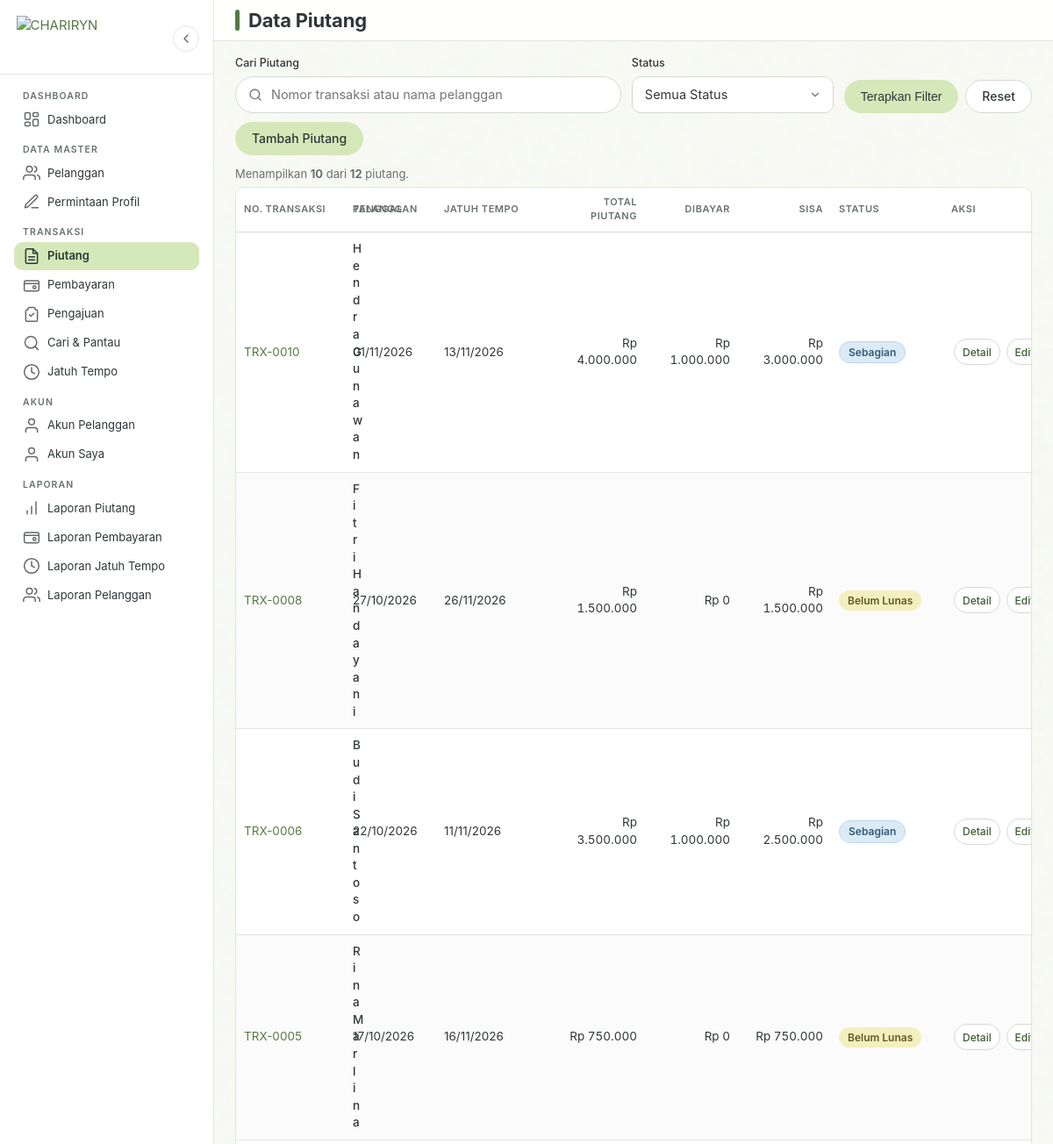
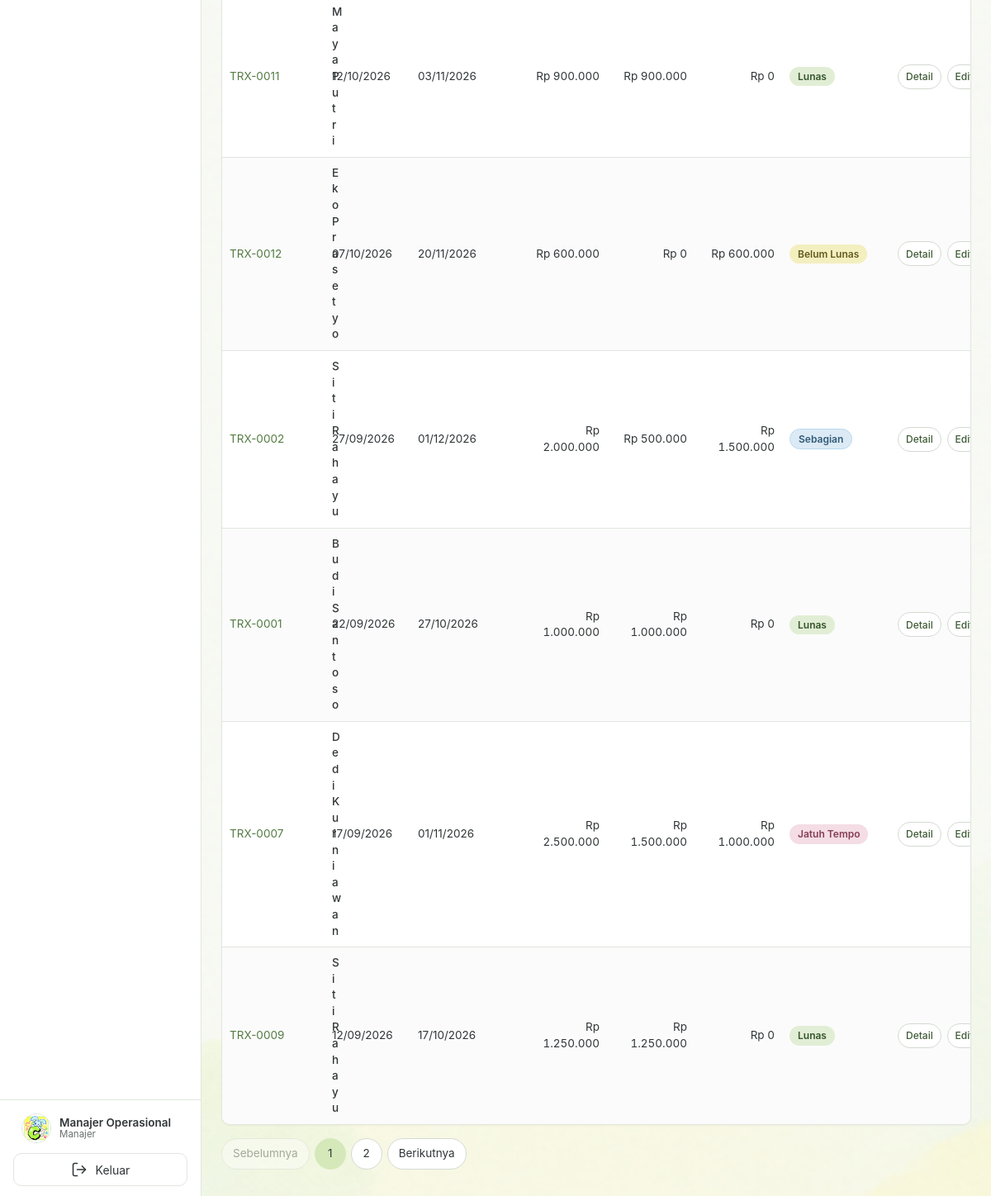
/piutang/index.php (signed in), run on the app's committed database (2 pictures, top to bottom).
### tables this page shows
CREATE TABLE IF NOT EXISTS users (
    id_user INT UNSIGNED NOT NULL AUTO_INCREMENT,
    id_pelanggan INT UNSIGNED NULL,
    username VARCHAR(50) NOT NULL,
    password VARCHAR(255) NOT NULL,
    nama VARCHAR(100) NOT NULL,
    role ENUM('pemilik', 'manajer', 'pelanggan') NOT NULL DEFAULT 'manajer',
    status ENUM('belum aktif', 'aktif', 'nonaktif') NOT NULL DEFAULT 'belum aktif',
    token_aktivasi VARCHAR(64) NULL,
    token_aktivasi_berakhir DATETIME NULL,
    created_at DATETIME NOT NULL DEFAULT CURRENT_TIMESTAMP,
    updated_at DATETIME NOT NULL DEFAULT CURRENT_TIMESTAMP ON UPDATE CURRENT_TIMESTAMP,
    PRIMARY KEY (id_user),
    UNIQUE KEY uq_users_username (username),
    UNIQUE KEY uq_users_pelanggan (id_pelanggan),
    KEY idx_users_role_status (role, status),
    CONSTRAINT fk_users_pelanggan
        FOREIGN KEY (id_pelanggan) REFERENCES pelanggan (id_pelanggan)
        ON DELETE CASCADE ON UPDATE CASCADE
);

CREATE TABLE IF NOT EXISTS piutang (
    id_piutang INT UNSIGNED NOT NULL AUTO_INCREMENT,
    id_pelanggan INT UNSIGNED NOT NULL,
    no_transaksi VARCHAR(30) NOT NULL,
    tanggal_transaksi DATE NOT NULL,
    total_piutang DECIMAL(15,2) NOT NULL,
    jumlah_dibayar DECIMAL(15,2) NOT NULL DEFAULT 0.00,
    sisa_piutang DECIMAL(15,2) NOT NULL,
    jatuh_tempo DATE NOT NULL,
    status ENUM('Belum Lunas', 'Sebagian', 'Lunas', 'Jatuh Tempo') NOT NULL DEFAULT 'Belum Lunas',
    keterangan TEXT NULL,
    created_at DATETIME NOT NULL DEFAULT CURRENT_TIMESTAMP,
    updated_at DATETIME NOT NULL DEFAULT CURRENT_TIMESTAMP ON UPDATE CURRENT_TIMESTAMP,
    PRIMARY KEY (id_piutang),
    UNIQUE KEY uq_piutang_no_transaksi (no_transaksi),
    KEY idx_piutang_pelanggan (id_pelanggan),
    KEY idx_piutang_tanggal (tanggal_transaksi),
    KEY idx_piutang_jatuh_tempo (jatuh_tempo),
    KEY idx_piutang_status (status),
    KEY idx_piutang_status_tempo (status, jatuh_tempo),
    CONSTRAINT fk_piutang_pelanggan
        FOREIGN KEY (id_pelanggan) REFERENCES pelanggan (id_pelanggan)
        ON DELETE RESTRICT ON UPDATE CASCADE
);

CREATE TABLE IF NOT EXISTS pelanggan (
    id_pelanggan INT UNSIGNED NOT NULL AUTO_INCREMENT,
    kode_pelanggan VARCHAR(20) NOT NULL,
    nama_pelanggan VARCHAR(100) NOT NULL,
    alamat TEXT NULL,
    no_hp VARCHAR(20) NULL,
    email VARCHAR(100) NULL,
    status ENUM('aktif', 'nonaktif') NOT NULL DEFAULT 'aktif',
    created_at DATETIME NOT NULL DEFAULT CURRENT_TIMESTAMP,
    updated_at DATETIME NOT NULL DEFAULT CURRENT_TIMESTAMP ON UPDATE CURRENT_TIMESTAMP,
    PRIMARY KEY (id_pelanggan),
    UNIQUE KEY uq_pelanggan_kode (kode_pelanggan),
    KEY idx_pelanggan_nama (nama_pelanggan),
    KEY idx_pelanggan_status (status)
);

### piutang/index.php (the view, shortened to what the rows shown need)
<?php
requireManajer();
require_once BASE_PATH . '/includes/kepala.php';
$pdo = koneksiDatabase();
$cari = bersihkan($_GET['cari'] ?? '');
$status = bersihkan($_GET['status'] ?? '');
$halaman = max(1, (int) bersihkan($_GET['halaman'] ?? 1));
$perHalaman = 10;
$hasil = PiutangService::ambilSemua($pdo, $cari, $status, $halaman, $perHalaman);
$daftar = $hasil['data'];
?>
<div class="table-wrapper">
    <table class="tabel">
        <thead>
            <tr>
                <th class="col-kode">No. Transaksi</th>
                <th class="col-tanggal">Tanggal</th>
                <th class="col-tempo">Jatuh Tempo</th>
                <th class="angka col-angka">Total Piutang</th>
                <th class="angka col-angka">Dibayar</th>
                <th class="angka col-angka">Sisa</th>
                <th class="col-status">Status</th>
                <th class="tabel-aksi col-aksi">Aksi</th>
            </tr>
        </thead>
        <tbody>
            <?php if ($daftar === []): ?>
                <tr>
                    <td colspan="9">
                        <div class="keadaan-kosong">
                            <img class="doodle-empty" src="<?= BASE_URL ?>assets/img/doodles/nature/doodle-rainbow-clouds.png" alt="" aria-hidden="true" width="64" height="64">
                            <h3>Belum Ada Data</h3>
                            <p><?= $cari !== '' || $status !== '' ? 'Tidak ada piutang yang sesuai dengan filter.' : 'Belum ada piutang yang tercatat.' ?></p>
                            <a class="btn btn-primer" href="<?= BASE_URL ?>piutang/tambah.php" data-modal data-judul="Catat Piutang">Tambah Piutang</a>
                        </div>
                    </td>
                </tr>
            <?php else: ?>
                <?php foreach ($daftar as $baris): ?>
                    <tr>
                        <td><a href="<?= BASE_URL ?>piutang/detail.php?id=<?= (int) $baris['id_piutang'] ?>" data-modal data-judul="Histori Piutang <?= e($baris['no_transaksi']) ?>"><?= e($baris['no_transaksi']) ?></a></td>
                        <td class="tabel-nama"><?= e($baris['nama_pelanggan']) ?></td>
                        <td><?= e(formatTanggalIndonesia((string) $baris['tanggal_transaksi'])) ?></td>
                        <td><?= e(formatTanggalIndonesia((string) $baris['jatuh_tempo'])) ?></td>
                        <td class="angka"><?= e(formatRupiah($baris['total_piutang'])) ?></td>
                        <td class="angka"><?= e(formatRupiah($baris['jumlah_dibayar'])) ?></td>
                        <td class="angka"><?= e(formatRupiah($baris['sisa_piutang'])) ?></td>
                        <td><?= badgeStatus((string) $baris['status']) ?></td>
                        <td class="tabel-aksi">
                            <a href="<?= BASE_URL ?>piutang/detail.php?id=<?= (int) $baris['id_piutang'] ?>" data-modal data-judul="Histori Piutang <?= e($baris['no_transaksi']) ?>">Detail</a>
                            <a href="<?= BASE_URL ?>piutang/edit.php?id=<?= (int) $baris['id_piutang'] ?>" data-modal data-judul="Edit <?= e($baris['no_transaksi']) ?>">Edit</a>
                        </td>
                    </tr>
                <?php endforeach; ?>
            <?php endif; ?>
        </tbody>
    </table>
</div>
<?php require_once BASE_PATH . '/includes/footer.php'; ?>

### includes/sidebar.php (shortened to what the rows shown need)
<?php
$peran_sidebar = roleUser();
?>
<aside class="sidebar" id="sidebar">
<?php
$nama_profil = (string) (userSaatIni()['nama'] ?? 'Pengguna');
$label_role_profil = labelRole($peran_sidebar);
?>
    <div class="sidebar-kaki">
        <div class="profil-ringkas">
            <div class="profil-info">
                <span class="nama-user"><?= e($nama_profil) ?></span>
                <span class="role-user"><?= e($label_role_profil) ?></span>
            </div>
        </div>
    </div>
</aside>

### helpers/piutang.php (shortened to what the rows shown need)
<?php
function badgeStatus(string $status): string
{
    $kelas = match ($status) {
        'Lunas' => 'badge-lunas',
        'Sebagian' => 'badge-sebagian',
        'Jatuh Tempo' => 'badge-jatuh-tempo',
        default => 'badge-belum-lunas',
    };
    return '<span class="badge ' . $kelas . '">' . e($status) . '</span>';
}

### data on the page
users: nama "Manajer Operasional"
piutang: no_transaksi "TRX-0010", id_pelanggan.nama_pelanggan "Hendra Gunawan", tanggal_transaksi "01/11/2026", jatuh_tempo "13/11/2026", total_piutang "Rp 4.000.000", jumlah_dibayar "Rp 1.000.000", sisa_piutang "Rp 3.000.000", status "Sebagian"
piutang: no_transaksi "TRX-0008", id_pelanggan.nama_pelanggan "Fitri Handayani", tanggal_transaksi "27/10/2026", jatuh_tempo "26/11/2026", total_piutang "Rp 1.500.000", jumlah_dibayar "Rp 0", sisa_piutang "Rp 1.500.000", status "Belum Lunas"
piutang: no_transaksi "TRX-0006", id_pelanggan.nama_pelanggan "Budi Santoso", tanggal_transaksi "22/10/2026", jatuh_tempo "11/11/2026", total_piutang "Rp 3.500.000", jumlah_dibayar "Rp 1.000.000", sisa_piutang "Rp 2.500.000", status "Sebagian"
piutang: no_transaksi "TRX-0005", id_pelanggan.nama_pelanggan "Rina Marlina", tanggal_transaksi "17/10/2026", jatuh_tempo "16/11/2026", total_piutang "Rp 750.000", jumlah_dibayar "Rp 0", sisa_piutang "Rp 750.000", status "Belum Lunas"
piutang: no_transaksi "TRX-0011", id_pelanggan.nama_pelanggan "Maya Putri", tanggal_transaksi "12/10/2026", jatuh_tempo "03/11/2026", total_piutang "Rp 900.000", jumlah_dibayar "Rp 900.000", sisa_piutang "Rp 0", status "Lunas"
piutang: no_transaksi "TRX-0012", id_pelanggan.nama_pelanggan "Eko Prasetyo", tanggal_transaksi "07/10/2026", jatuh_tempo "20/11/2026", total_piutang "Rp 600.000", jumlah_dibayar "Rp 0", sisa_piutang "Rp 600.000", status "Belum Lunas"
piutang: no_transaksi "TRX-0002", id_pelanggan.nama_pelanggan "Siti Rahayu", tanggal_transaksi "27/09/2026", jatuh_tempo "01/12/2026", total_piutang "Rp 2.000.000", jumlah_dibayar "Rp 500.000", sisa_piutang "Rp 1.500.000", status "Sebagian"
piutang: no_transaksi "TRX-0001", id_pelanggan.nama_pelanggan "Budi Santoso", tanggal_transaksi "22/09/2026", jatuh_tempo "27/10/2026", total_piutang "Rp 1.000.000", jumlah_dibayar "Rp 1.000.000", sisa_piutang "Rp 0", status "Lunas"
piutang: no_transaksi "TRX-0007", id_pelanggan.nama_pelanggan "Dedi Kurniawan", tanggal_transaksi "17/09/2026", jatuh_tempo "01/11/2026", total_piutang "Rp 2.500.000", jumlah_dibayar "Rp 1.500.000", sisa_piutang "Rp 1.000.000", status "Jatuh Tempo"
piutang: no_transaksi "TRX-0009", id_pelanggan.nama_pelanggan "Siti Rahayu", tanggal_transaksi "12/09/2026", jatuh_tempo "17/10/2026", total_piutang "Rp 1.250.000", jumlah_dibayar "Rp 1.250.000", sisa_piutang "Rp 0", status "Lunas"

### other printed values
$label "Dashboard Pelanggan Permintaan Profil Piutang Pembayaran Pengajuan Cari & Pantau Jatuh Tempo Akun Pelanggan Akun Saya Laporan Piutang Laporan Pembayaran Laporan Jatuh Tempo Laporan Pelanggan"
$label_role_profil "Manajer"
$judul_halaman "Data Piutang"
formatAngka(count($daftar)) "10"
formatAngka($total) "12"
$n "1"
$n "2"
